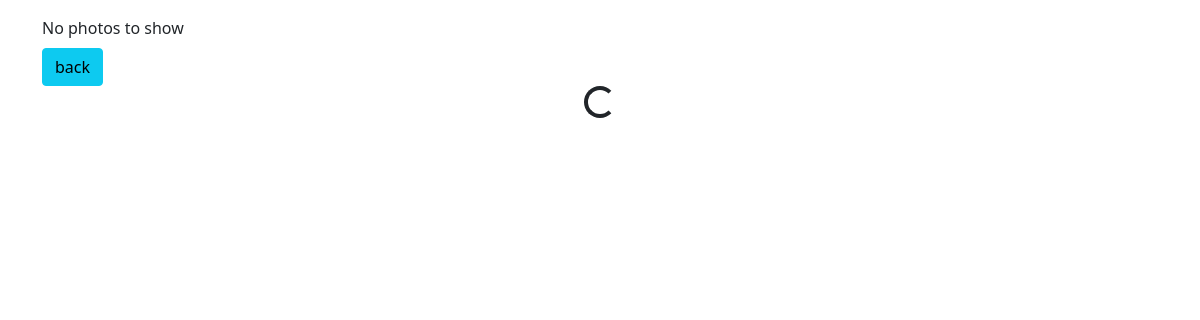
Before: /7/ with the older database file.
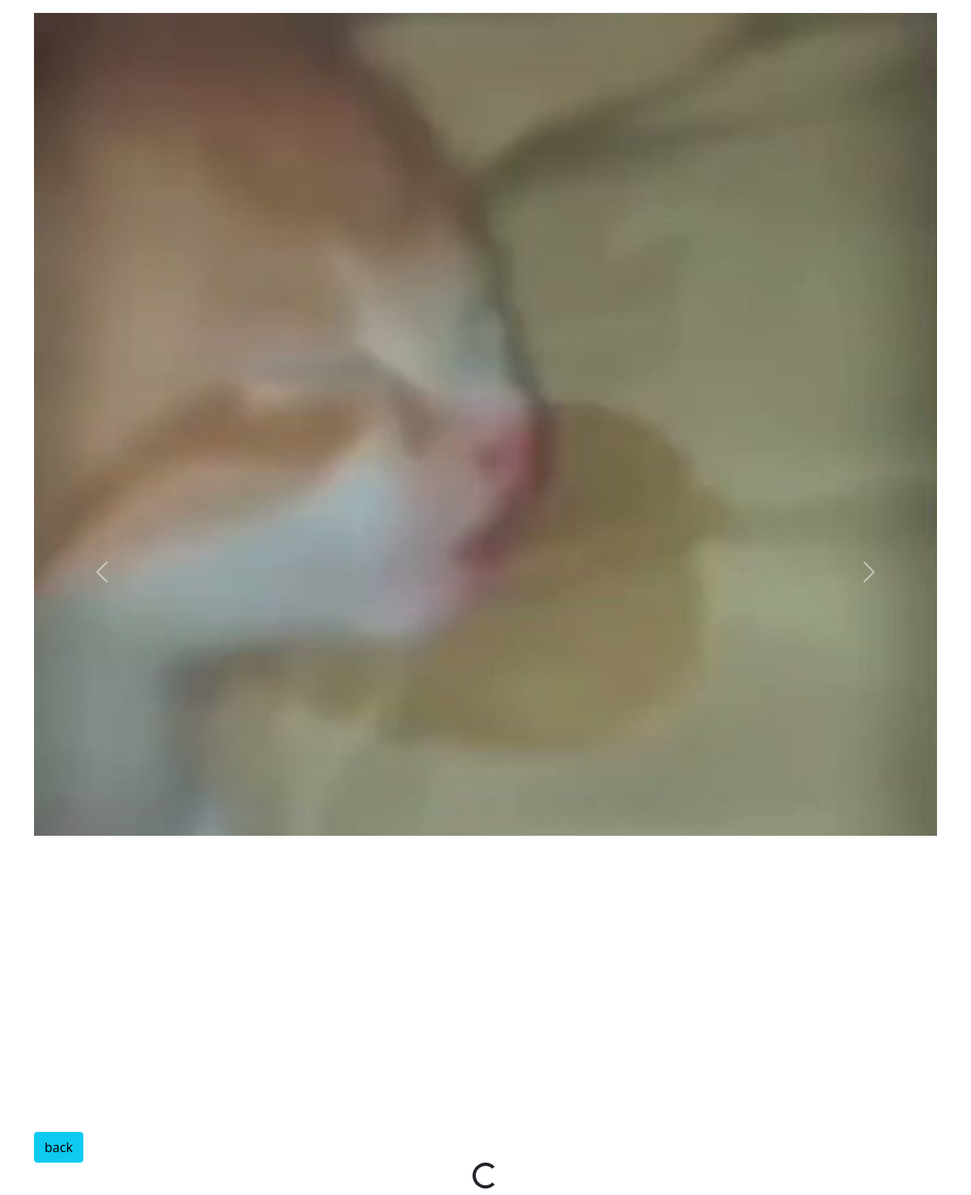
After: the same page with the newer database file.
### posts/models.py (models this page shows, shortened)
class Photo(models.Model):
    post = models.ForeignKey(Post, on_delete=models.CASCADE)
    image = models.ImageField(upload_to="photos")
    created = models.DateTimeField(auto_now_add=True)

### posts/views.py (the view)
# urls.py: path('<pk>/', post_detail, name='post-detail'),
def post_detail(request, pk):
    obj = Post.objects.get(pk=pk)
    form = PostForm()
    context = {
        'obj': obj,
        'form': form,
    }
    return render(request, 'posts/detail.html', context)

### posts/models.py (called while the page is built)
    def get_photos(self):
        return self.photo_set.all()

### posts/templates/posts/detail.html (shortened to what this page needs)
{% extends "base.html" %}
{% load static %}
{% load crispy_forms_tags %}
{% block content %}
 {% if obj.get_photos %}
 <div id="carouselExample" class="carousel slide">
    <div class="carousel-inner">
        {% for p in obj.get_photos %}
        <div class="carousel-item {% if forloop.counter == 1 %}active{% endif %}">
            <img src="{{p.image.url}}" class="d-block w-100" alt="photo {{obj.pk}}}">
        </div>
        {% endfor %}
    </div>
    <button class="carousel-control-prev" type="button" data-bs-target="#carouselExample" data-bs-slide="prev">
        <span class="carousel-control-prev-icon" aria-hidden="true"></span>
    </button>
    <button class="carousel-control-next" type="button" data-bs-target="#carouselExample" data-bs-slide="next">
        <span class="carousel-control-next-icon" aria-hidden="true"></span>
    </button>
</div>
 {% else %}
    <div class="mt-2 mb-2">No photos to show</div>
 {% endif %}
    <button id="back-btn" class="btn btn-info">back</button>
        <div id="spinner-box" class="text-center">
            <div class="spinner-border" role="status"></div>
        </div>
{% endblock content %}

### templates/base.html (shortened to what this page needs)
{% load static %}
<!doctype html>
<html lang="en">
  <head>
    <link href="https://cdn.jsdelivr.net/npm/bootstrap@5.0.0-beta2/dist/css/bootstrap.min.css" rel="stylesheet">
    <link rel="stylesheet" href="{% static 'style.css' %}">
  </head>
  <body>
    <div class="container mt-3">
        {% block content %}
        {% endblock content %}
    </div>
    <link rel="stylesheet" href="https://unpkg.com/dropzone@5/dist/min/dropzone.min.css" type="text/css" />
  </body>
</html>

Changed rows visible on the page:
added Photo: image (picture)
Other visible differences:
text no longer shown: "No photos to show"
